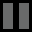

The image is a tile-based game level rendered from a .tmx file. Its description and complete source (layers, tilesets, objects, tile grids) follow:
An orthogonal 1x1 tile map with 32x32 px tiles, 1 tile layer (Tile Layer 1).

<map version="1.10" tiledversion="1.10.2" orientation="orthogonal" renderorder="right-down" width="1" height="1" tilewidth="32" tileheight="32" infinite="0" nextlayerid="2" nextobjectid="1">
 <tileset firstgid="1" source="logic.tsx" />
 <layer id="1" name="Tile Layer 1" width="1" height="1">
  <data encoding="csv">
1
</data>
 </layer>
</map>
